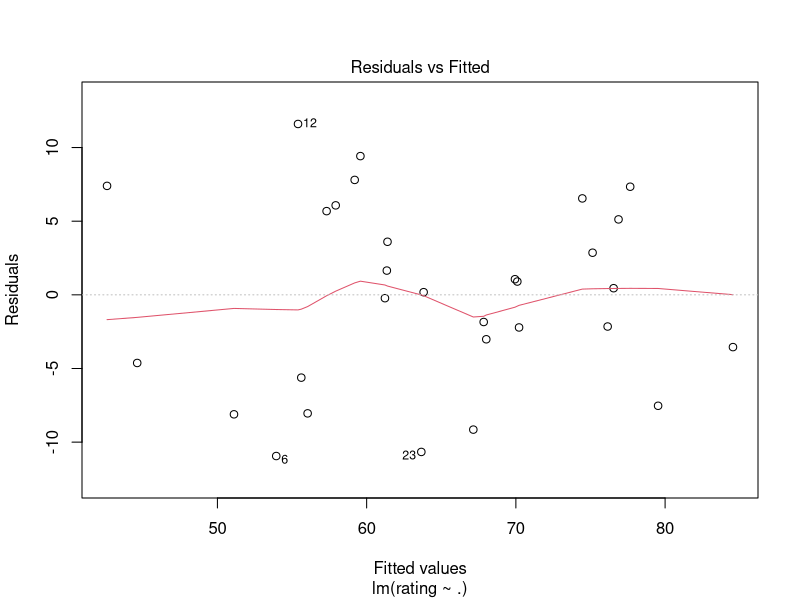
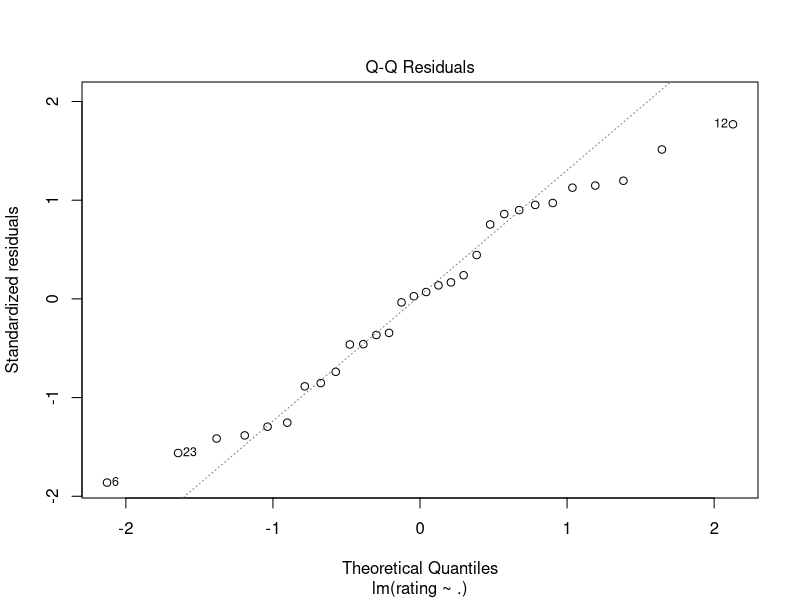
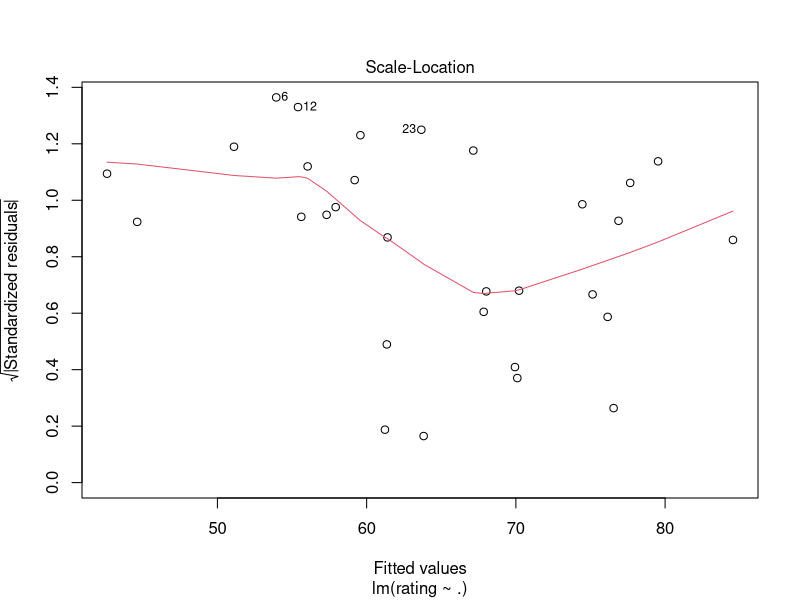
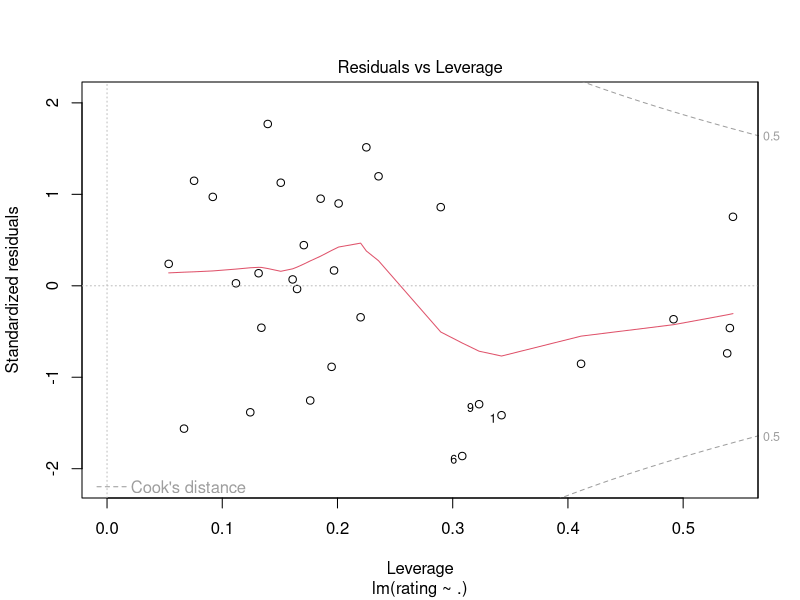
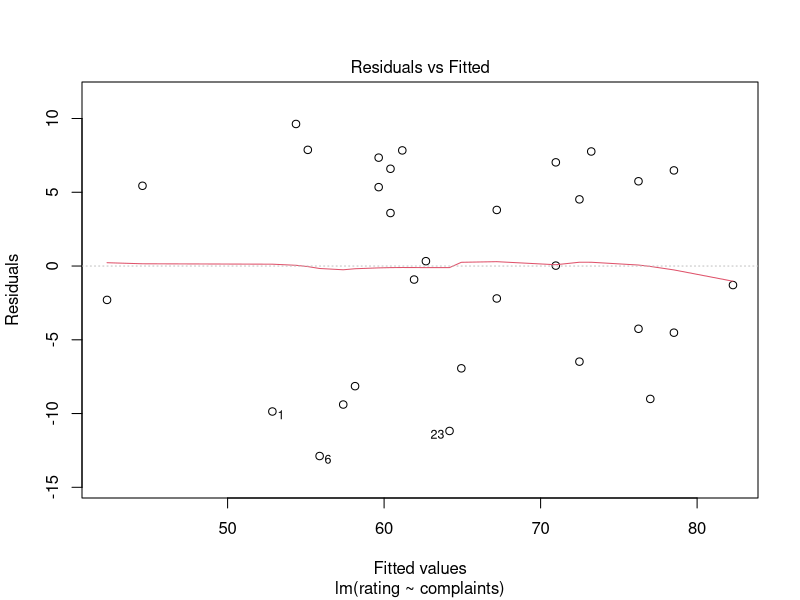
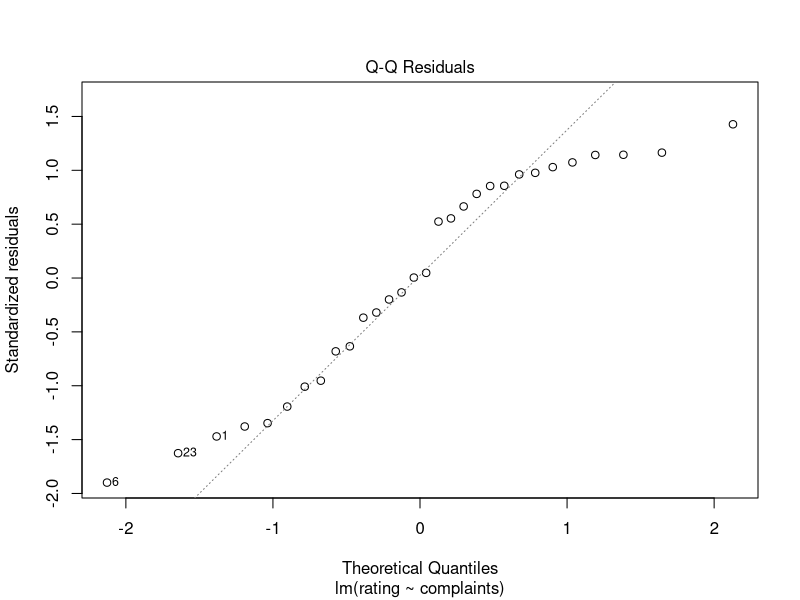
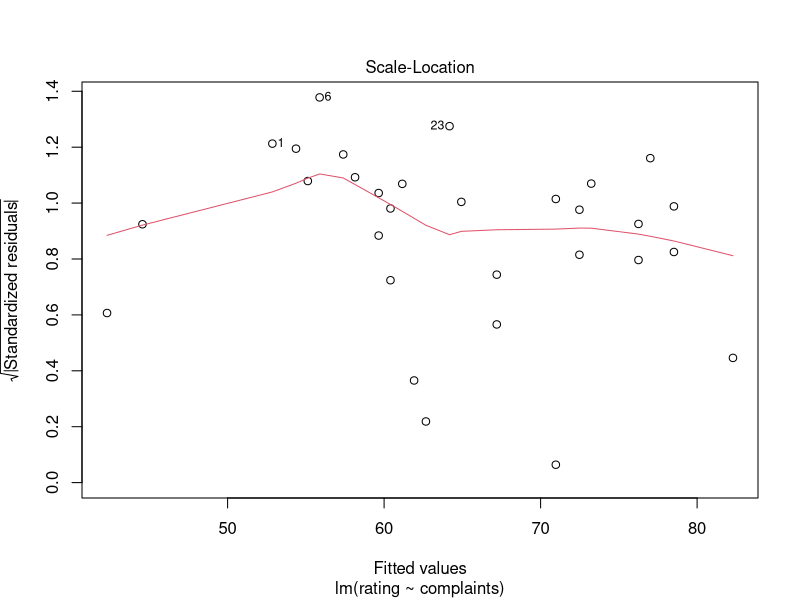
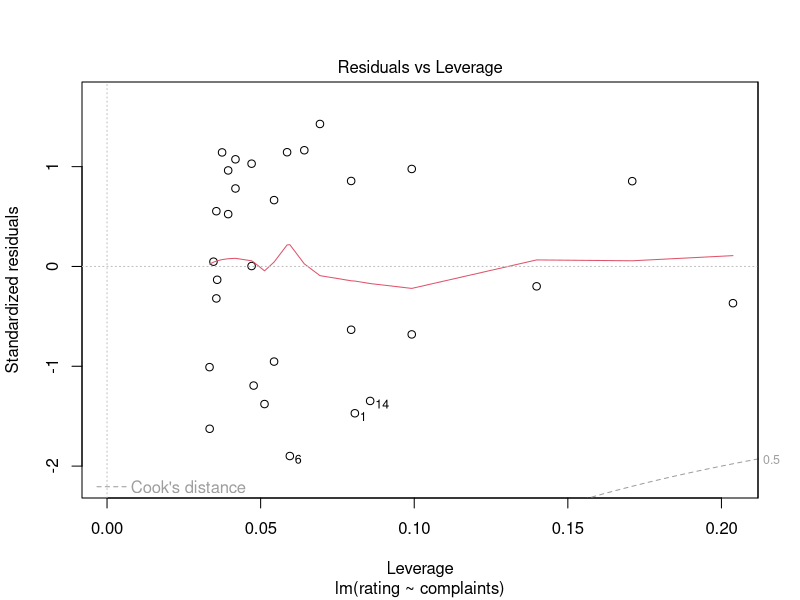

Source code (R) for these figures, in order: (Note: this script raises an error after producing the figures.)
## ---- chunk 1
knitr::opts_chunk$set(echo = TRUE)
## ---- chunk 2
summary(attitude)
## ---- chunk 3
lm.fit = lm(rating ~ .,data=attitude)
summary(lm.fit)
## ---- chunk 4
plot(lm.fit)
## ---- chunk 5
RatingComplaint = lm(rating ~ complaints,data=attitude)
plot(RatingComplaint)
qqplot(attitude$complaints,attitude$ complaints)
## ---- chunk 6
summary(RatingComplaint)
## ---- chunk 7
bestmodel = lm(rating ~ complaints+learning,data=attitude)
summary(bestmodel)
plot(bestmodel)
ggplot() +
  geom_scatter(aes(x = ))
## ---- chunk 8
worstmodel = lm(rating ~ raises+critical,data=attitude)
summary(worstmodel)
plot(worstmodel)
## ---- chunk 9
#Transformation tryout
complaints = attitude$complaints
complaint = complaints^2

## ---- chunk 10
transformedComplaint = lm(rating ~ complaint,data=attitude)
plot(transformedComplaint)
## ---- chunk 11
summary(transformedComplaint)
## ---- chunk 12
require(stats); require(graphics)
pairs(attitude, main = "attitude data")
summary(attitude)
summary(fm1 <- lm(rating ~ ., data = attitude))
opar <- par(mfrow = c(2, 2), oma = c(0, 0, 1.1, 0),
            mar = c(4.1, 4.1, 2.1, 1.1))
plot(fm1)
summary(fm2 <- lm(rating ~ complaints, data = attitude))

plot(fm2)
par(opar)
